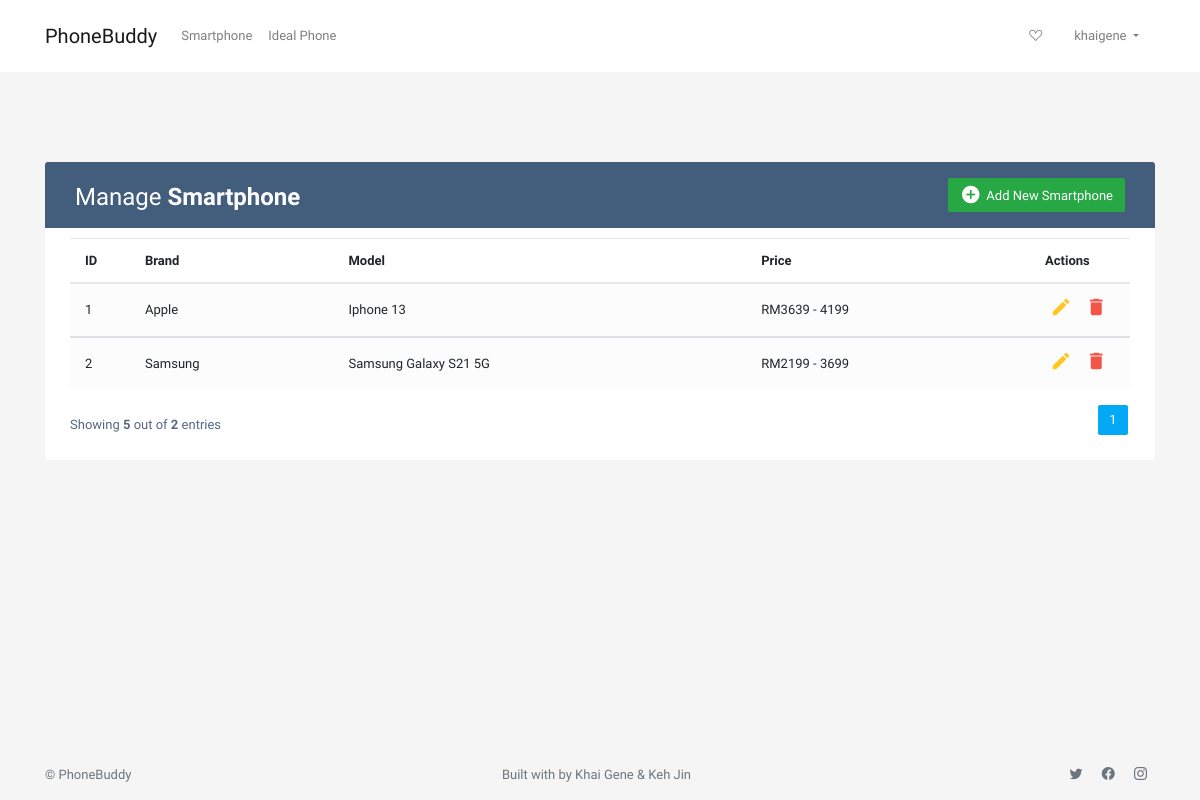
/manageSmartphone (signed in), run on an earlier commit of the app's database.
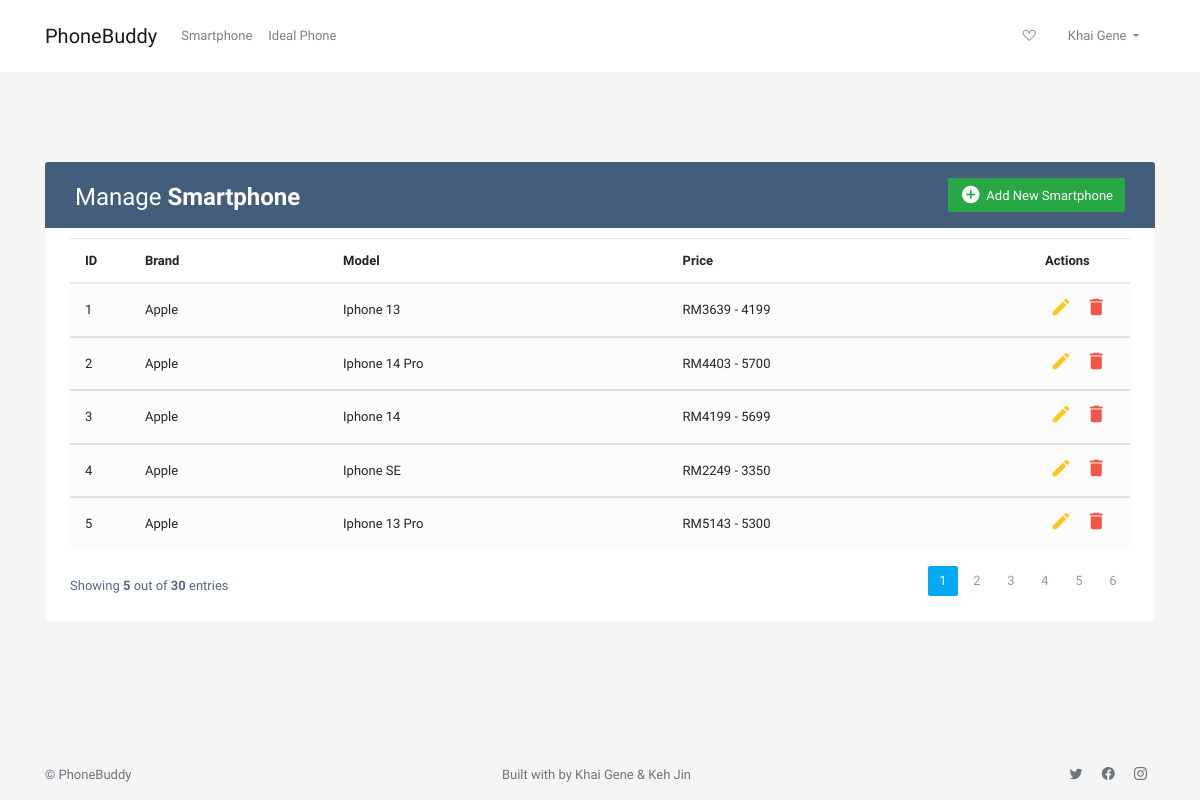
And on a later commit of the database.
### tables this page shows
CREATE TABLE Smartphone (
    id INTEGER PRIMARY KEY AUTOINCREMENT,
    brand STRING NOT NULL,
    model STRING NOT NULL,
    processor STRING NOT NULL,
    ram STRING NOT NULL,
    colour STRING NOT NULL,
    battery STRING NOT NULL,
    lowprice INTEGER NOT NULL,
    highprice INTEGER NOT NULL,
    screenSize STRING NOT NULL,
    refreshRate STRING NOT NULL,
    description STRING NOT NULL,
    image_URL STRING NOT NULL
);

### app.py (the view, shortened to what this page needs)
@app.route('/manageSmartphone', methods = ['GET','POST'])
def manageSmartphone():
    if session.get('type') == 'admin':
        conn = get_db_connection()
        page = request.args.get('page', type=int, default=1)
        limit = 5
        offset = page*limit - limit
        smartphones = conn.execute('SELECT * FROM Smartphone').fetchall()
        total = len(smartphones)
        amountPages = math.ceil(total/limit)
        pages = []
        for i in range(amountPages):
            pages.append(i+1)
        smartphones = conn.execute("SELECT * FROM Smartphone LIMIT ? OFFSET ?", (limit, offset)).fetchall()
        return render_template('manageSmartphone.html', smartphones = smartphones, total = total, pages = pages, page = page)
    else:
        message = "You don't have permission to access this page!"
        flash(message,'InvalidPermission')
        return redirect('/')

### app.py (called while the page is built)
def get_db_connection():
    conn = sql.connect('database.db')
    conn.row_factory = sql.Row
    return conn

### templates/manageSmartphone.html (shortened to what this page needs)
{% extends 'base.html' %}
{% block main %}
<div class="vh-100">
<div class="container-xl" style="margin-top:90px;">
	<div class="table-responsive">
		<div class="table-wrapper">
			<div class="table-title">
				<div class="row">
					<div class="col-sm-6">
						<h2>Manage <b>Smartphone</b></h2>
					</div>
					<div class="col-sm-6">
						<a href="./addSmartphone" class="btn btn-success"><i class="material-icons">&#xE147;</i> <span>Add New Smartphone</span></a>
					</div>
				</div>
			</div>
			<table class="table table-striped table-hover">
				<thead>
					<tr>
						<th>ID</th>
						<th>Brand</th>
						<th>Model</th>
						<th>Price</th>
						<th>Actions</th>
					</tr>
				</thead>
				{% for smartphone in smartphones %}
				<tbody>
					<tr>
						<td>{{ smartphone['id'] }}</td>
						<td>{{ smartphone['brand'] }}</td>
						<td>{{ smartphone['model'] }}</td>
						<td>RM{{ smartphone['lowprice'] }} - {{ smartphone['highprice'] }}</td>
						<td>
							<a href="{{ url_for('editSmartphone', id=smartphone['id']) }}" class="edit"><i class="material-icons" data-toggle="tooltip" title="Edit">&#xE254;</i></a>
							<a href="#deleteEmployeeModal" class="delete" data-toggle="modal"><i class="material-icons" data-toggle="tooltip" title="Delete">&#xE872;</i></a>
						</td>
					</tr>
				</tbody>
				{% endfor %}
			</table>
			<div class="clearfix">
				<div class="hint-text">Showing <b>5</b> out of <b>{{ total }}</b> entries</div>
				<ul class="pagination">
					{% for amountpage in pages %}
					<li class="page-item {{ 'active' if page == amountpage }}"><a href="/manageSmartphone?page={{ amountpage }}" class="page-link" name="page">{{ amountpage }}</a></li>
					{% endfor %}
				</ul>
			</div>
		</div>
	</div>
</div>
</div>
{% endblock %}

### templates/base.html (shortened to what this page needs)
<!DOCTYPE html>
<html lang="en">
<head>
    <link rel="stylesheet" href="https://cdn.jsdelivr.net/npm/bootstrap@4.3.1/dist/css/bootstrap.min.css">
    <link rel="stylesheet" href="https://cdn.jsdelivr.net/npm/bootstrap-icons@1.5.0/font/bootstrap-icons.css" />
    <link rel="stylesheet"  type= "text/css" href="{{ url_for('static',filename='smartphone.css') }}" />
    <link rel="stylesheet" href="https://stackpath.bootstrapcdn.com/bootstrap/4.5.0/css/bootstrap.min.css">
</head>
<body class="d-flex flex-column vh-100">
    <header>
        <nav class="navbar navbar-light navbar-expand-lg py-3 bg-white">
            <div class="container position-relative">
                <a href="/" class="navbar-brand">PhoneBuddy</a>
                <div class="collapse navbar-collapse">
                    <ul class="navbar-nav mr-auto">
                        <li class="nav-item">
                        <a class="nav-link" href="/smartphone">Smartphone</a>
                        </li>
                        <li class="nav-item">
                        <a class="nav-link" href="/idealFirst">Ideal Phone</a>
                        </li>
                    </ul>
                </div>
                {% if session.username %}
                <ul class="navbar-nav">
                    <li class="nav-item px-2">
                        <a class="nav-link" href="/favourite">
                            <i class="bi bi-suit-heart"></i>
                        </a>
                    </li>
                    {% if session.type == 'admin' %}
                        <li class="nav-item dropdown px-2">
                            <a class="nav-link dropdown-toggle" href="#" role="button" id="dropdownMenuLink" data-toggle="dropdown" aria-haspopup="true" aria-expanded="false">
                                {{ session.username }}
                            </a>
                        </li>
                    {% endif %}
                </ul>
                {% else %}
                <ul class="navbar-nav">
                    <li class="nav-item dropdown px-1">
                        <a class="nav-link pl-4 pr-4" href="/login">Sign In</a>
                    </li>
                </ul>
                {% endif %}
            </div>
        </nav>
    </header>
    {% block main %}
    {% endblock %}
    <footer class="footer py-3">
        <div class="container d-flex justify-content-between">
            <p class="fs-6 m-0 text-muted">&copy; PhoneBuddy</p>
            <div class="d-flex">
                <p class="fs-6 m-0 text-muted">Built with by Khai Gene & Keh Jin</p>
            </div>
            <div>
                <a href="https://www.twitter.com" class="mx-2 text-muted text-decoration-none" target="_blank">
                    <i class="bi bi-twitter"></i>
                </a>
                <a href="https://www.facebook.com" class="mx-2 text-muted text-decoration-none" target="_blank">
                    <i class="bi bi-facebook"></i>
                </a>
                <a href="https://www.instagram.com" class="mx-2 text-muted text-decoration-none" target="_blank">
                    <i class="bi bi-instagram"></i>
                </a>
            </div>
        </div>
    </footer>
</body>
</html>

### templates/manageSmartphone.html (style rules this page uses)
body { color: #566787; background: #f5f5f5; font-family: 'Varela Round', sans-serif; font-size: 13px; }
.table-responsive { margin: 30px 0; }
.table-wrapper { background: #fff; padding: 20px 25px; border-radius: 3px; min-width: 1000px; box-shadow: 0 1px 1px rgba(0,0,0,.05); }
.table-title { padding-bottom: 15px; background: #435d7d; color: #fff; padding: 16px 30px; min-width: 100%; margin: -20px -25px 10px; border-radius: 3px 3px 0 0; }
.table-title h2 { margin: 5px 0 0; font-size: 24px; }
.table-title .btn { color: #fff; float: right; font-size: 13px; border: none; min-width: 50px; border-radius: 2px; border: none; outline: none !important; margin-left: 10px; }
.table-title .btn i { float: left; font-size: 21px; margin-right: 5px; }
.table-title .btn span { float: left; margin-top: 2px; }
table.table tr th, table.table tr td { border-color: #e9e9e9; padding: 12px 15px; vertical-align: middle; }
table.table tr th:first-child { width: 60px; }
table.table tr th:last-child { width: 100px; }
table.table-striped tbody tr:nth-of-type(odd) { background-color: #fcfcfc; }
table.table td:last-child i { opacity: 0.9; font-size: 22px; margin: 0 5px; }
table.table td a { font-weight: bold; color: #566787; display: inline-block; text-decoration: none; outline: none !important; }
table.table td a.edit { color: #FFC107; }
table.table td a.delete { color: #F44336; }
table.table td i { font-size: 19px; }
.pagination { float: right; margin: 0 0 5px; }
.pagination li a { border: none; font-size: 13px; min-width: 30px; min-height: 30px; color: #999; margin: 0 2px; line-height: 30px; border-radius: 2px !important; text-align: center; padding: 0 6px; }
.pagination li.active a, .pagination li.active a.page-link { background: #03A9F4; }
.hint-text { float: left; margin-top: 10px; font-size: 13px; }

What changed in the data, as far as the page shows it:
changed Smartphone id 2: brand "Samsung" → "Apple"; model "Samsung Galaxy S21 5G" → "Iphone 14 Pro"; lowprice "2199" → "4403"; highprice "3699" → "5700"
added Smartphone: id "3", brand "Apple", model "Iphone 14", lowprice "4199", highprice "5699"
added Smartphone: id "4", brand "Apple", model "Iphone SE", lowprice "2249", highprice "3350"
added Smartphone: id "5", brand "Apple", model "Iphone 13 Pro", lowprice "5143", highprice "5300"
Also different on the page:
{{ session.username }}: "khaigene" → "Khai Gene"
{{ total }}: "2" → "30"
new list line: "2"
new list line: "3"
new list line: "4"
new list line: "5"
new list line: "6"
